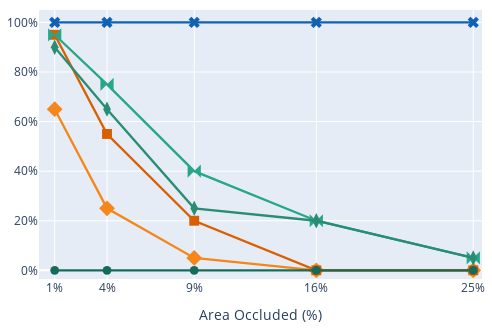

Notebook source saved alongside this figure:
### Code cell
def hex_to_rgb(hex_color):
    """Convert a hexadecimal color code to an RGB tuple."""
    hex_color = hex_color.lstrip('#')  # Remove the '#' if it exists
    return tuple(int(hex_color[i:i+2], 16) for i in (0, 2, 4))


# Define all pairs to display
trace_types = [
    'qrart', 'qr', 'claycodeart', 'claycode','claycode-fragment', 'barcode'
]

name_mapping = {
    'claycode': 'Claycode (R=1)',
    'claycode-fragment': 'Claycode (R=2)',
    'qr': 'QR',
    'qrart': 'Styl. QR',
    'claycodeart': 'Styl. Claycode (R=2)',
    'barcode': 'Barcode'
}

##################
# Colors
##################

claycode_color_main = '#156b59'  
claycode_color_variant2 = '#298c73'  
claycode_color_variant1 = '#26a78a' 
qr_color_main = '#d95f02'  # Main shade for qr
qr_color_variant = '#f5861a'  # orange for variant
barcode_color = '#1160b8' 

color_scheme = {
    'claycode': claycode_color_main, 
    'claycodeart': claycode_color_variant1, 
    'claycode-fragment': claycode_color_variant2, 
    'qr': qr_color_main, 
    'qrart': qr_color_variant, 
    'barcode': barcode_color,
    'claycode2': claycode_color_main, 
    'claycodeart2': claycode_color_variant1, 
    'claycode2-fragment': claycode_color_variant2, 
    'qr2': qr_color_main, 
    'qrart2': qr_color_variant, 
    'barcode2': barcode_color
}

##################
# Marker styles
##################

marker_qr = 'square'
marker_qrart = 'diamond'
marker_claycode = 'circle'
marker_claycodeart = 'bowtie'
marker_claycode_fragment = 'diamond-tall'
marker_barcode = 'x'
marker_map = {
    'qr': marker_qr,
    'qrart': marker_qrart,
    'claycode': marker_claycode,
    'claycodeart': marker_claycodeart,
    'barcode': marker_barcode,
    'claycode-fragment': marker_claycode_fragment,
}

MULT = 1.1
SIZE_QR = 9
SIZE_QR_ART = 11
SIZE_CLAYCODE = 8
SIZE_CLAYCODE_ART = 12
SIZE_CLAYCODE_FRAGMENT = 10
SIZE_BARCODE = 9
marker_size_map = {
    'claycode': SIZE_CLAYCODE,
    'claycodeart': SIZE_CLAYCODE_ART,
    'claycode-fragment': SIZE_CLAYCODE_FRAGMENT,
    'qr': SIZE_QR,
    'qrart': SIZE_QR_ART,
    'barcode': SIZE_BARCODE,
}
marker_size_map = { key: value*MULT for key,value in marker_size_map.items() }


# Plot setup
fig = go.Figure()

for trace_type in trace_types:
    trace = df[df['type'] == trace_type]

    fig.add_trace(go.Scatter(
        x=trace['square_area_perc'],
        y=trace['success_rate'],
        mode='lines+markers',
        name=name_mapping.get(trace_type, trace_type),
        line=dict(
            color=color_scheme.get(trace_type, '#000000'),
        ),
        marker=dict(
            symbol=marker_map.get(trace_type, 'circle'),
            size=marker_size_map.get(trace_type, 0)
        )
    ))

FIG_MULT = 0.8
fig.update_layout(
    xaxis_title="Area Occluded (%)",
    height=410*FIG_MULT,
    width=615*FIG_MULT,
    showlegend=False,
    margin=dict(t=10, b=10, l=10, r=7)
)

fig.update_traces(opacity=1, line=dict(width=2.3))
fig.update_xaxes(range=[0.001, 0.255], tickformat='.0%', tickvals=[.01, .04, .09, .16, .25])
fig.update_yaxes(range=[-.035, 1.05], tickformat='.0%')

# Export to PDF
fig.write_image("occlusion.pdf", format="pdf", engine="kaleido")
fig.show()

### Figure 1 — Plotly figure (JSON) as saved in the notebook; plotly's stock layout.template omitted (floating-point values rounded to 4 significant figures)
{"data": [{"line": {"color": "#f5861a", "width": 2.3}, "marker": {"size": 12.1, "symbol": "diamond"}, "mode": "lines+markers", "name": "Styl. QR", "opacity": 1, "type": "scatter", "x": [0.01, 0.04, 0.09, 0.16, 0.25], "y": [0.65, 0.25, 0.05, 0, 0]}, {"line": {"color": "#d95f02", "width": 2.3}, "marker": {"size": 9.9, "symbol": "square"}, "mode": "lines+markers", "name": "QR", "opacity": 1, "type": "scatter", "x": [0.01, 0.04, 0.09, 0.16, 0.25], "y": [0.95, 0.55, 0.2, 0, 0]}, {"line": {"color": "#26a78a", "width": 2.3}, "marker": {"size": 13.2, "symbol": "bowtie"}, "mode": "lines+markers", "name": "Styl. Claycode (R=2)", "opacity": 1, "type": "scatter", "x": [0.01, 0.04, 0.09, 0.16, 0.25], "y": [0.95, 0.75, 0.4, 0.2, 0.05]}, {"line": {"color": "#156b59", "width": 2.3}, "marker": {"size": 8.8, "symbol": "circle"}, "mode": "lines+markers", "name": "Claycode (R=1)", "opacity": 1, "type": "scatter", "x": [0.01, 0.04, 0.09, 0.16, 0.25], "y": [0, 0, 0, 0, 0]}, {"line": {"color": "#298c73", "width": 2.3}, "marker": {"size": 11, "symbol": "diamond-tall"}, "mode": "lines+markers", "name": "Claycode (R=2)", "opacity": 1, "type": "scatter", "x": [0.01, 0.04, 0.09, 0.16, 0.25], "y": [0.9, 0.65, 0.25, 0.2, 0.05]}, {"line": {"color": "#1160b8", "width": 2.3}, "marker": {"size": 9.9, "symbol": "x"}, "mode": "lines+markers", "name": "Barcode", "opacity": 1, "type": "scatter", "x": [0.01, 0.04, 0.09, 0.16, 0.25], "y": [1, 1, 1, 1, 1]}], "layout": {"height": 328, "margin": {"b": 10, "l": 10, "r": 7, "t": 10}, "showlegend": false, "width": 492, "xaxis": {"range": [0.001, 0.255], "tickformat": ".0%", "tickvals": [0.01, 0.04, 0.09, 0.16, 0.25], "title": {"text": "Area Occluded (%)"}}, "yaxis": {"range": [-0.035, 1.05], "tickformat": ".0%"}}}
